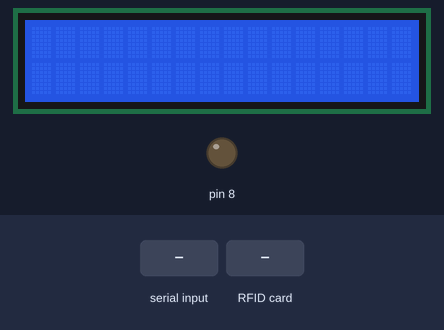
The sketch below on a simulated Arduino Uno, built with avr-gcc and run on an emulated ATmega328P. Shown: 16×2 character LCD, output pins drawn as LEDs (lit = HIGH). The test bench sets the inputs (shaded band). Pins used as bus, display or sensor lines are not drawn; what the sketch prints to the serial monitor is not drawn.

Above: at 1.3 s.
1.4 s: "Read" received over Serial
At 3.6 s:
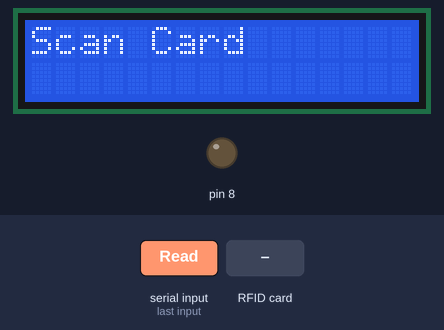
3.9 s: RFID card 5E 7A 19 C4 held to the reader
At 4.8 s:
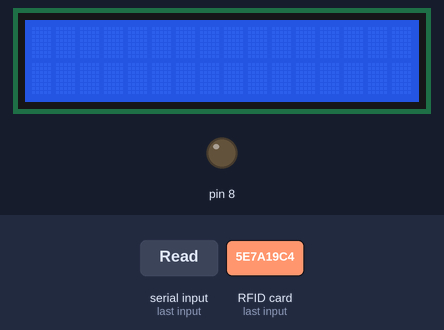
5.4 s: "Denied" received over Serial
At 7.0 s:
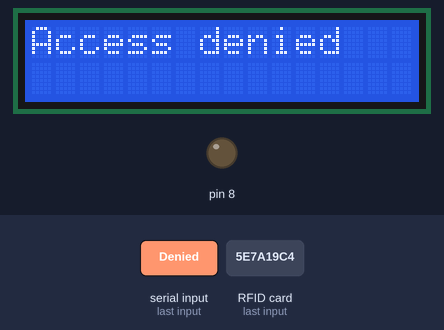
Timing chart, 0 to 8.5 s (numbered marks = the images above; inputs shaded):
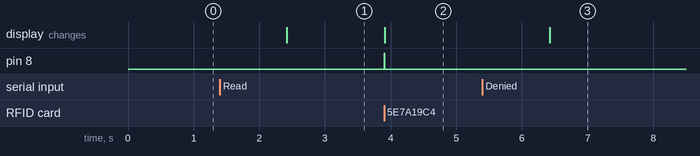

Measured:
- after the input at 1.4 s, the display: changes after 1.0 s (image 1)
- after the input at 3.9 s, pin 8: LOW → HIGH at once, → LOW 0.01 s later; the display: changes at once (image 2)
- after the input at 5.4 s, the display: changes after 1.0 s (image 3)

The sketch:

NFC_Reader.ino
```cpp
#include <SPI.h>//include the SPI bus library
#include <MFRC522.h>//include the RFID reader library

#include <Wire.h>
#include <LiquidCrystal_I2C.h>

LiquidCrystal_I2C lcd(0x27, 2, 1, 0, 4, 5, 6, 7, 3, POSITIVE);

#define SS_PIN 10  //slave select pin
#define RST_PIN 9  //reset pin
MFRC522 mfrc522(SS_PIN, RST_PIN);        // instatiate a MFRC522 reader object.
MFRC522::MIFARE_Key key;//create a MIFARE_Key struct named 'key', which will hold the card information

void setup() {
  lcd.begin(16,2);
    pinMode(8,OUTPUT);
  // put your setup code here, to run once:
  Serial.begin(9600);        // Initialize serial communications with the PC
    SPI.begin();               // Init SPI bus
    mfrc522.PCD_Init();        // Init MFRC522 card (in case you wonder what PCD means: proximity coupling device)
    //Serial.println("Scan a MIFARE Classic card");

    // Prepare the security key for the read and write functions - all six key bytes are set to 0xFF at chip delivery from the factory.
    // Since the cards in the kit are new and the keys were never defined, they are 0xFF
    // if we had a card that was programmed by someone else, we would need to know the key to be able to access it. This key would then need to be stored in 'key' instead.

    for (byte i = 0; i < 6; i++) {
            key.keyByte[i] = 0xFF;//keyByte is defined in the "MIFARE_Key" 'struct' definition in the .h file of the library
    }

}

int block=2;//this is the block number we will write into and then read. Do not write into 'sector trailer' block, since this can make the block unusable.

//byte blockcontent[16] = {0,0,0,0,0,0,0,0,0,0,0,0,0,0,0,0};//all zeros. This can be used to delete a block.

void loop()
{
  byte readbackblock[18];//This array is used for reading out a block. The MIFARE_Read method requires a buffer that is at least 18 bytes to hold the 16 bytes of a block.
  String s = Serial.readString();
  if(s == "Read")
  {
    Serial.println("Reading");
    lcd.clear();
    lcd.home();
    lcd.print("Scan Card");
    while(newCard() == 0)
    {
      delay(1);
    }


    digitalWrite(8, HIGH);   // turn the Buzzer on
    readBlock(block, readbackblock);//read the block back
    lcd.clear();
    lcd.home();
    for (int j=0 ; j<16 ; j++)//print the block contents
    {
      Serial.write (readbackblock[j]);//Serial.write() transmits the ASCII numbers as human readable characters to serial monitor
      //lcd.write (readbackblock[j]);
    }
    digitalWrite(8, LOW);   // turn the Buzzer off
    Serial.println("");
    mfrc522.PCD_Init();
    //delay(2000);
    lcd.clear();
   }
  else if(s == "Denied"){
    lcd.clear();
    lcd.home();
    lcd.print("Access denied");
  }
}
```

functions.ino
```cpp
int newCard()
{
  // Look for new cards (in case you wonder what PICC means: proximity integrated circuit card)
  if ( ! mfrc522.PICC_IsNewCardPresent()) {//if PICC_IsNewCardPresent returns 1, a new card has been found and we continue
    return 0;//if it did not find a new card is returns a '0' and we return to the start of the loop
  }

  // Select one of the cards
  if ( ! mfrc522.PICC_ReadCardSerial()) {//if PICC_ReadCardSerial returns 1, the "uid" struct (see MFRC522.h lines 238-45)) contains the ID of the read card.
    return 0;//if it returns a '0' something went wrong and we return to the start of the loop
  }

  return 1;
}

int writeBlock(int blockNumber, byte arrayAddress[])
{
  //this makes sure that we only write into data blocks. Every 4th block is a trailer block for the access/security info.
  int largestModulo4Number=blockNumber/4*4;
  int trailerBlock=largestModulo4Number+3;//determine trailer block for the sector
  if (blockNumber > 2 && (blockNumber+1)%4 == 0){Serial.print(blockNumber);Serial.println(" is a trailer block:");return 2;}//block number is a trailer block (modulo 4); quit and send error code 2
  Serial.print(blockNumber);
  Serial.println(" is a data block:");

  /*****************************************authentication of the desired block for access***********************************************************/
  MFRC522::StatusCode status = mfrc522.PCD_Authenticate(MFRC522::PICC_CMD_MF_AUTH_KEY_A, trailerBlock, &key, &(mfrc522.uid));
  //byte PCD_Authenticate(byte command, byte blockAddr, MIFARE_Key *key, Uid *uid);
  //this method is used to authenticate a certain block for writing or reading
  //command: See enumerations above -> PICC_CMD_MF_AUTH_KEY_A  = 0x60 (=1100000),    // this command performs authentication with Key A
  //blockAddr is the number of the block from 0 to 15.
  //MIFARE_Key *key is a pointer to the MIFARE_Key struct defined above, this struct needs to be defined for each block. New cards have all A/B= FF FF FF FF FF FF
  //Uid *uid is a pointer to the UID struct that contains the user ID of the card.
  if (status != MFRC522::STATUS_OK) {
         Serial.print("PCD_Authenticate() failed: ");
         Serial.println(mfrc522.GetStatusCodeName(status));
         return 3;//return "3" as error message
  }
  //it appears the authentication needs to be made before every block read/write within a specific sector.
  //If a different sector is being authenticated access to the previous one is lost.


  /*****************************************writing the block***********************************************************/

  status = mfrc522.MIFARE_Write(blockNumber, arrayAddress, 16);//valueBlockA is the block number, MIFARE_Write(block number (0-15), byte array containing 16 values, number of bytes in block (=16))
  //status = mfrc522.MIFARE_Write(9, value1Block, 16);
  if (status != MFRC522::STATUS_OK) {
           Serial.print("MIFARE_Write() failed: ");
           Serial.println(mfrc522.GetStatusCodeName(status));
           return 4;//return "4" as error message
  }
  Serial.println("block was written");
}


int readBlock(int blockNumber, byte arrayAddress[])
{
  int largestModulo4Number=blockNumber/4*4;
  int trailerBlock=largestModulo4Number+3;//determine trailer block for the sector

  /*****************************************authentication of the desired block for access***********************************************************/
  MFRC522::StatusCode status = mfrc522.PCD_Authenticate(MFRC522::PICC_CMD_MF_AUTH_KEY_A, trailerBlock, &key, &(mfrc522.uid));
  //byte PCD_Authenticate(byte command, byte blockAddr, MIFARE_Key *key, Uid *uid);
  //this method is used to authenticate a certain block for writing or reading
  //command: See enumerations above -> PICC_CMD_MF_AUTH_KEY_A = 0x60 (=1100000),    // this command performs authentication with Key A
  //blockAddr is the number of the block from 0 to 15.
  //MIFARE_Key *key is a pointer to the MIFARE_Key struct defined above, this struct needs to be defined for each block. New cards have all A/B= FF FF FF FF FF FF
  //Uid *uid is a pointer to the UID struct that contains the user ID of the card.
  if (status != MFRC522::STATUS_OK) {
         Serial.print("PCD_Authenticate() failed (read): ");
         Serial.println(mfrc522.GetStatusCodeName(status));
         return 3;//return "3" as error message
  }
  //it appears the authentication needs to be made before every block read/write within a specific sector.
  //If a different sector is being authenticated access to the previous one is lost.


  /*****************************************reading a block***********************************************************/

  byte buffersize = 18;//we need to define a variable with the read buffer size, since the MIFARE_Read method below needs a pointer to the variable that contains the size...
  status = mfrc522.MIFARE_Read(blockNumber, arrayAddress, &buffersize);//&buffersize is a pointer to the buffersize variable; MIFARE_Read requires a pointer instead of just a number
  if (status != MFRC522::STATUS_OK) {
          Serial.print("MIFARE_read() failed: ");
          Serial.println(mfrc522.GetStatusCodeName(status));
          return 4;//return "4" as error message
  }
  //Serial.println("block was read");
}
```
